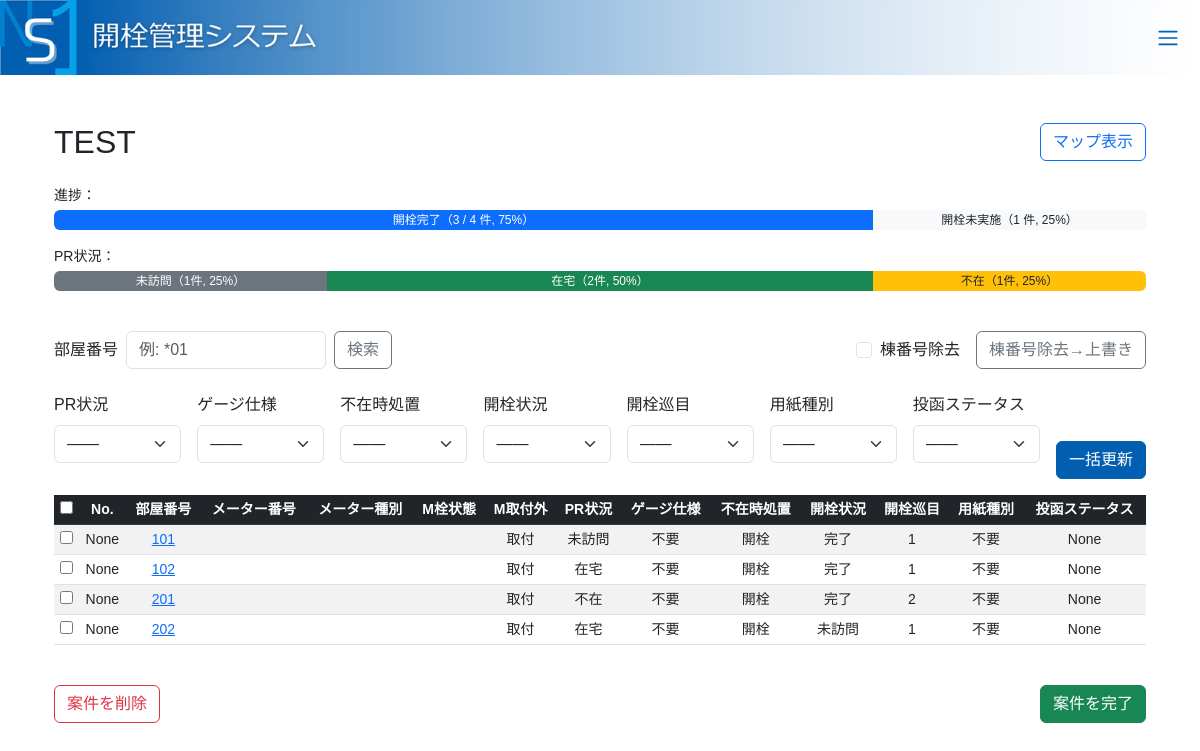
/projects/1/ (signed in), run on the app's committed database.
### core/models.py (models this page shows, shortened)
class Project(models.Model):
    order_no = models.CharField(
        "オーダーNo.",
        max_length=6,
        unique=True,
        null=True,
        blank=True,
        validators=[
            RegexValidator(
                regex=r'^[A-Z][0-9]{5}$',
                message='オーダーNo.は大文字1字＋数字5桁（例：A01234）で入力してください。'
            )
        ],
        help_text='大文字1字＋数字5桁（例：A01234）'
    )
    name = models.CharField("案件名", max_length=200)
    date = models.DateField("作成日", auto_now_add=True)
    district = models.CharField(
        "地区",
        max_length=50,
        blank=True,
        help_text='作成者の所属地区が自動セットされます'
    )
    allowed_users = models.ManyToManyField(
        settings.AUTH_USER_MODEL,
        verbose_name="アクセス許可ユーザー",
        blank=True,
    )
    is_completed = models.BooleanField(
        "完了サイン",
        default=False,
        help_text='スタッフが対応完了後にチェックします'
    )
    class Meta:
        verbose_name = "案件"
        verbose_name_plural = "案件一覧"
    is_deleted = models.BooleanField(default=False, verbose_name="削除フラグ")
    deleted_at = models.DateTimeField(null=True, blank=True, verbose_name="削除予定日時")

class Assignment(models.Model):
    sequence = models.PositiveIntegerField(
        "通し番号",
        null=True,
        blank=True,
        help_text='プロジェクト内での通し番号（後ほど自動採番）'
    )
    block_number = models.CharField("丁番号", max_length=10, blank=True)
    building_number = models.CharField("棟番号", max_length=10, blank=True)
    meter_type = models.CharField("メーター種別", max_length=10, blank=True)
    meter_number = models.CharField("メーター番号", max_length=20, blank=True)
    PR_STATUS_CHOICES = [
        ('未訪問', '未訪問'),
        ('在宅', '在宅'),
        ('不在', '不在'),
    ]
    pr_status = models.CharField("PR状況", max_length=10, choices=PR_STATUS_CHOICES, default='未訪問')
    OPEN_ROUND_CHOICES = [(i, f"{i}巡目") for i in range(1, 6)]
    open_round = models.PositiveSmallIntegerField("開栓巡目", choices=OPEN_ROUND_CHOICES, default=1)
    OPEN_STATUS_CHOICES = [
        ('未訪問', '未訪問'),
        ('作業中', '開栓作業中'),
        ('未実施', '開栓未実施'),
        ('完了', '開栓完了'),
        ('最終チェック完了', '最終チェック完了'),
    ]
    open_status = models.CharField("開栓状況", max_length=20, choices=OPEN_STATUS_CHOICES, default='未訪問')
    performed_by = models.ForeignKey(
        settings.AUTH_USER_MODEL, verbose_name="実施ユーザー",
        related_name='performed_assignments', null=True, blank=True, on_delete=models.SET_NULL
    )
    performed_at = models.DateTimeField("実施日時", null=True, blank=True)
    checked_by = models.ForeignKey(
        settings.AUTH_USER_MODEL, verbose_name="チェックユーザー",
        related_name='checked_assignments', null=True, blank=True, on_delete=models.SET_NULL
    )
    checked_at = models.DateTimeField("チェック日時", null=True, blank=True)
    GAUGE_SPEC_CHOICES = [('不要', '不要'), ('供給圧', '供給圧'), ('テスト圧', 'テスト圧')]
    gauge_spec = models.CharField("ゲージ仕様", max_length=10, choices=GAUGE_SPEC_CHOICES, default='不要', blank=True)
    ABSENCE_ACTION_CHOICES = [('開栓', '開栓'), ('保安閉栓', '保安閉栓')]
    absence_action = models.CharField("不在時処置", max_length=10, choices=ABSENCE_ACTION_CHOICES, default='開栓', blank=True)
    LEAFLET_TYPE_CHOICES = [('不要', '不要'), ('修', '修'), ('F', 'F'), ('その他', 'その他')]
    leaflet_type = models.CharField("投函用紙種別", max_length=10, choices=LEAFLET_TYPE_CHOICES, default='不要', blank=True)
    LEAFLET_STATUS_CHOICES = [('未投函', '未投函'), ('投函済', '投函済')]
    leaflet_status = models.CharField("投函ステータス", max_length=10, choices=LEAFLET_STATUS_CHOICES, blank=True, null=True)
    MVALVE_STATE_CHOICES = [('アキ', 'アキ'), ('シマリ', 'シマリ')]
    m_valve_state = models.CharField("M栓状態", max_length=10, choices=MVALVE_STATE_CHOICES, blank=True)
    MVALVE_ATTACH_CHOICES = [('取付', '取付'), ('取外', '取外')]
    m_valve_attach = models.CharField("M取付外", max_length=10, choices=MVALVE_ATTACH_CHOICES, default='取付', blank=True)
    project = models.ForeignKey(Project, verbose_name="案件", on_delete=models.CASCADE, related_name='assignments')
    customer = models.ForeignKey(Customer, verbose_name="顧客", on_delete=models.CASCADE, related_name='assignments')
    class Meta:
        verbose_name = "割当"
        verbose_name_plural = "割当一覧"
        unique_together = ('project', 'customer')

class Customer(models.Model):
    usage_no = models.CharField(
        "ご使用番号",
        max_length=4,
        unique=True,
        validators=[
            RegexValidator(
                regex=r'^\d{4}$',
                message='ご使用番号は必ず4桁の数字で指定してください。'
            )
        ]
    )
    name = models.CharField("氏名", max_length=20, blank=True)
    room_number = models.CharField("部屋番号", max_length=20, blank=True)
    building_name = models.CharField(
        "集合住宅名", max_length=50, blank=True,
        help_text='将来の建物名管理用'
    )
    class Meta:
        verbose_name = "顧客"
        verbose_name_plural = "顧客一覧"

### core/views.py (the view, shortened to what this page needs)
# urls.py: path('<int:pk>/', views.project_detail, name='project_detail'),
@login_required
def project_detail(request, pk):
    project = get_object_or_404(Project, pk=pk, allowed_users=request.user)
    excel_form = CustomerExcelUploadForm(request.POST or None, request.FILES or None)
    room_q = request.GET.get('room', '').strip()
    strip_tou = request.GET.get('strip_tou') == '1'
    assignments = Assignment.objects.filter(project=project).select_related('customer')
    bulk_form = BulkAssignmentForm(request.POST or None)
    total = assignments.count()
    done = assignments.filter(open_status='完了').count()
    not_done = total - done
    pct = int(done / total * 100) if total else 0
    not_pct = 100 - pct
    summary = {
        'total': total,
        'done': done,
        'not_done': not_done,
        'pct': pct,
        'not_pct': not_pct,
    }
    from collections import Counter
    pr_counts = Counter(a.pr_status for a in assignments)
    pr_summary = {
        '未訪問': pr_counts.get('未訪問', 0),
        '在宅':   pr_counts.get('在宅', 0),
        '不在':   pr_counts.get('不在', 0),
    }
    pr_total = sum(pr_summary.values())
    pr_pct = {
        k: int(v / pr_total * 100) if pr_total else 0
        for k, v in pr_summary.items()
    }
    context = {
        'project': project,
        'assignments': assignments,
        'excel_form': excel_form,
        'bulk_form': bulk_form,
        'summary': summary,
        'pr_summary': pr_summary,
        'pr_pct': pr_pct,
        'room_q': room_q,
        'strip_tou': strip_tou,
    }
    return render(request, 'core/project_detail.html', context)

### core/forms.py (shortened to what this page needs)
class CustomerExcelUploadForm(forms.Form):
    excel_file = forms.FileField(
        label="顧客Excelファイル",
        help_text="※.xlsx ファイルをアップロード。1行目にヘッダーが必要です。",
        widget=forms.ClearableFileInput(attrs={'class': 'form-control'})
    )

### templates/core/project_detail.html (shortened to what this page needs)
{% extends "base.html" %}
{% load crispy_forms_tags %}
{% load custom_filters %}
{% block content %}
<div class="container my-5">
  <div class="d-flex justify-content-between align-items-center mb-4">
    <h2 class="mb-0">{{ project.name }} </h2>
    <a href="{% url 'core:project_map' project.pk %}"
       class="btn btn-outline-primary">
      マップ表示
    </a>
  </div>
<div class="mb-3">
  <div class="small mb-1">
    進捗：
  </div>
  <div class="progress" style="height: 20px;">
    <div class="progress-bar bg-primary" style="width: {{ summary.pct }}%">
      開栓完了（{{ summary.done }} / {{ summary.total }} 件, {{ summary.pct }}%）
    </div>
    <div class="progress-bar bg-light text-dark" style="width: {{ summary.not_pct }}%">
      開栓未実施（{{ summary.not_done }} 件, {{ summary.not_pct }}%）
    </div>
  </div>
</div>
<div class="mb-3">
  <div class="small mb-1">PR状況：</div>
  <div class="progress" style="height: 20px;">
    <div class="progress-bar bg-secondary" style="width: {{ pr_pct.未訪問 }}%">
      未訪問（{{ pr_summary.未訪問 }}件, {{ pr_pct.未訪問 }}%）
    </div>
    <div class="progress-bar bg-success" style="width: {{ pr_pct.在宅 }}%">
      在宅（{{ pr_summary.在宅 }}件, {{ pr_pct.在宅 }}%）
    </div>
    <div class="progress-bar bg-warning text-dark" style="width: {{ pr_pct.不在 }}%">
      不在（{{ pr_summary.不在 }}件, {{ pr_pct.不在 }}%）
    </div>
  </div>
</div>
<br>
  <div class="d-none d-sm-block">
    <div class="d-flex justify-content-between align-items-center mb-4">
      <form method="get" class="d-flex align-items-center flex-grow-1 me-3">
        <label for="room" class="form-label mb-0 me-2" style="white-space: nowrap;">部屋番号</label>
        <input type="text" name="room" value="{{ room_q }}" class="form-control me-2" placeholder="例: *01" style="max-width: 200px;">
        <button type="submit" class="btn btn-outline-secondary me-3">検索</button>
        <div class="form-check mb-0 ms-auto">
          <input type="checkbox"
                 class="form-check-input"
                 name="strip_tou"
                 value="1"
                 id="strip_tou"
                 onchange="this.form.submit();">
          <label for="strip_tou" class="form-check-label mb-0">棟番号除去</label>
        </div>
      </form>
      <form method="post" class="mb-0">
        <button type="submit"
                class="btn btn-outline-secondary"
                onclick="return confirm('表示中の部屋番号から棟番号を削除して上書き保存します。よろしいですか？');">
          棟番号除去→上書き
        </button>
      </form>
    </div>
    <form method="post" class="mb-4">
      <div class="row g-3 align-items-end">
        <div class="col">{{ bulk_form.pr_status|as_crispy_field }}</div>
        <div class="col">{{ bulk_form.gauge_spec|as_crispy_field }}</div>
        <div class="col">{{ bulk_form.absence_action|as_crispy_field }}</div>
        <div class="col">{{ bulk_form.open_status|as_crispy_field }}</div>
        <div class="col">{{ bulk_form.open_round|as_crispy_field }}</div>
        <div class="col">{{ bulk_form.leaflet_type|as_crispy_field }}</div>
        <div class="col">{{ bulk_form.leaflet_status|as_crispy_field }}</div>
        <div class="col-auto d-flex align-items-center">
          <button type="submit" name="bulk_update" class="btn btn-primary">一括更新</button>
        </div>
      </div>
      <div class="table-responsive mt-3">
        <table class="table table-sm table-striped text-center small">
          <thead class="table-dark">
            <tr>
              <th><input type="checkbox" id="select-all"></th>
              <th>No.</th>
              <th>部屋番号</th>
              <th>メーター番号</th>
              <th>メーター種別</th>
              <th>M栓状態</th>
              <th>M取付外</th>
              <th>PR状況</th>
              <th>ゲージ仕様</th>
              <th>不在時処置</th>
              <th>開栓状況</th>
              <th>開栓巡目</th>
              <th>用紙種別</th>
              <th>投函ステータス</th>
            </tr>
          </thead>
          <tbody>
            {% for a in assignments %}
            <tr>
              <td><input type="checkbox" name="selected" value="{{ a.pk }}"></td>
              <td>{{ a.sequence }}</td>
              <td>
                <a href="{% url 'core:assignment_detail' project.pk a.pk %}">
                  {% if strip_tou %}
                    {{ a.customer.room_number|strip_tou }}
                  {% else %}
                    {{ a.customer.room_number }}
                  {% endif %}
                </a>
              </td>
              <td>{{ a.meter_number }}</td>
              <td>{{ a.meter_type }}</td>
              <td>{{ a.m_valve_state }}</td>
              <td>{{ a.m_valve_attach }}</td>
              <td>{{ a.pr_status }}</td>
              <td>{{ a.gauge_spec }}</td>
              <td>{{ a.absence_action }}</td>
              <td>{{ a.open_status }}</td>
              <td>{{ a.open_round }}</td>
              <td>{{ a.leaflet_type }}</td>
              <td>{{ a.leaflet_status }}</td>
            </tr>
            {% endfor %}
          </tbody>
        </table>
      </div>
    </form>
  </div>
  <div class="d-flex justify-content-between mt-4">
  <form method="post" action="{% url 'core:project_delete' project.pk %}">
    <button type="submit" class="btn btn-outline-danger"
            onclick="return confirm('この案件を削除フォルダに移動しますか？（30日後に完全削除）');">
      案件を削除
    </button>
  </form>
  <form method="post" action="{% url 'core:project_complete' project.pk %}">
    <button type="submit" class="btn btn-success"
            onclick="return confirm('この案件を完了としてマークしますか？');">
      案件を完了
    </button>
  </form>
</div>
</div>
{% endblock %}

### static/css/style.css (style rules this page uses)
html, body { font-family: "Meiryo UI", "メイリオ", sans-serif !important; }
.btn-primary { background-color: #025EB0; border-color: #025EB0; }
table th, table td { text-align: center !important; }

### templates/core/project_detail.html (style rules this page uses)
.progress { height: 20px; }

### data on the page
Project: name "TEST"
Assignment: sequence "None", customer.room_number "101", m_valve_attach "取付", pr_status "未訪問", gauge_spec "不要", absence_action "開栓", open_status "完了", open_round "1", leaflet_type "不要", leaflet_status "None"
Assignment: sequence "None", customer.room_number "102", m_valve_attach "取付", pr_status "在宅", gauge_spec "不要", absence_action "開栓", open_status "完了", open_round "1", leaflet_type "不要", leaflet_status "None"
Assignment: sequence "None", customer.room_number "201", m_valve_attach "取付", pr_status "不在", gauge_spec "不要", absence_action "開栓", open_status "完了", open_round "2", leaflet_type "不要", leaflet_status "None"
Assignment: sequence "None", customer.room_number "202", m_valve_attach "取付", pr_status "在宅", gauge_spec "不要", absence_action "開栓", open_status "未訪問", open_round "1", leaflet_type "不要", leaflet_status "None"

### other printed values
{{ summary.done }} "3"
{{ summary.total }} "4"
{{ summary.pct }} "75"
{{ summary.not_done }} "1"
{{ summary.not_pct }} "25"
{{ pr_summary.未訪問 }} "1"
{{ pr_pct.未訪問 }} "25"
{{ pr_summary.在宅 }} "2"
{{ pr_pct.在宅 }} "50"
{{ pr_summary.不在 }} "1"
{{ pr_pct.不在 }} "25"
